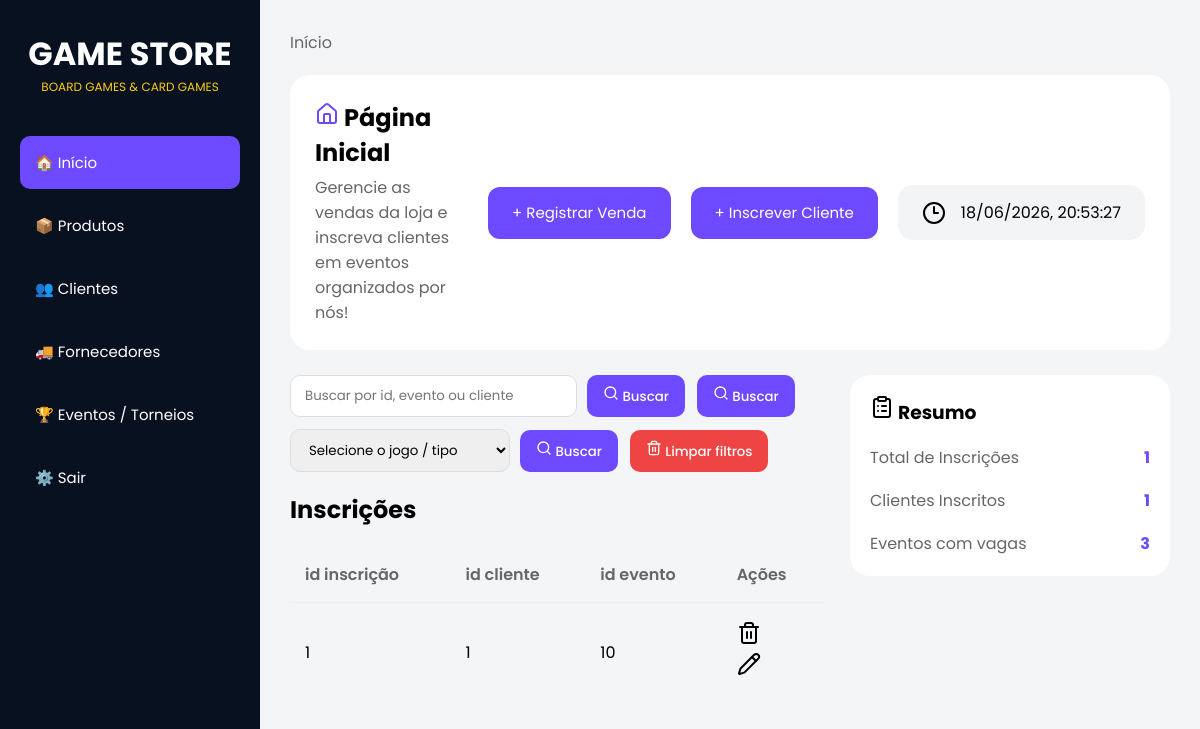
Before: / with the older database file.
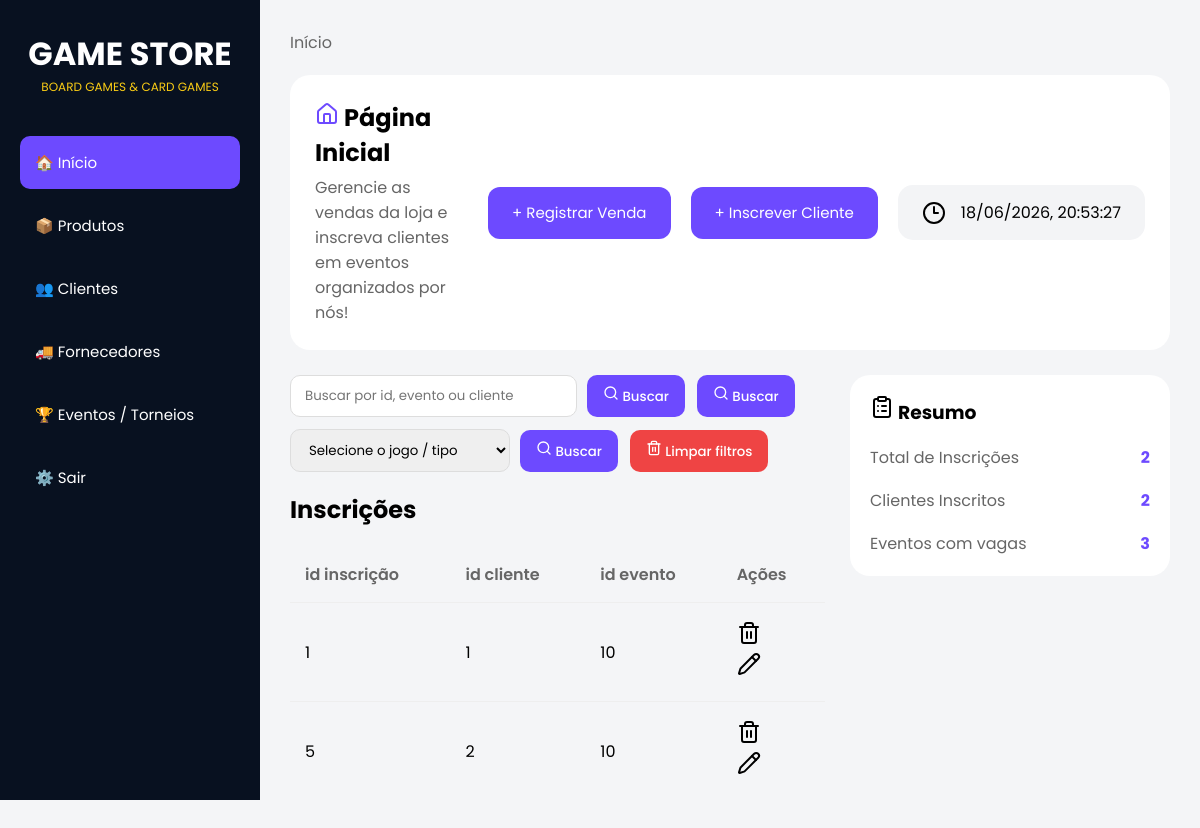
After: the same page with the newer database file.
### tables this page shows
CREATE TABLE inscricoes (
            id INTEGER PRIMARY KEY AUTOINCREMENT,
            id_cliente INTEGER NOT NULL,
            id_evento INTEGER NOT NULL
        );

### routes.py (the view)
@app.route("/")
def home():
    criar_tabela_inscricoes()
    lista = listar_inscricoes()
    return render_template(
        "home.html",
        inscricoes=lista,
        total_inscricoes=len(lista),
        total_clientes=total_clientes_inscritos(),
        eventos_abertos=total_eventos_com_vagas(),
        modo_insc="criar",
        modo_vnd="criar",
    )

### database.py (called while the page is built)
def conectar():
    return sqlite3.connect(CAMINHO_BANCO)

### modules/inscricoes.py (called while the page is built)
def criar_tabela_inscricoes():
    conn = conectar()
    cursor = conn.cursor()
    cursor.execute("""
        CREATE TABLE IF NOT EXISTS inscricoes (
            id INTEGER PRIMARY KEY AUTOINCREMENT,
            id_cliente INTEGER NOT NULL,
            id_evento INTEGER NOT NULL
        )
""")
    conn.commit()
    conn.close()

def listar_inscricoes():
    conn = conectar()
    cursor = conn.cursor()
    cursor.execute("SELECT * FROM inscricoes")
    inscricoes = cursor.fetchall()
    conn.close()
    return inscricoes

def contar_inscricoes(id_evento): #diz quantos inscritos em tal evento
    conn = conectar()
    cursor = conn.cursor()
    cursor.execute("""
        SELECT COUNT(*)
        FROM inscricoes
        WHERE  id_evento = ?""", (id_evento,))
    quantidade = cursor.fetchone()[0]
    conn.commit()
    conn.close()
    return quantidade

def total_clientes_inscritos():
    conn = conectar()
    cursor = conn.cursor()
    cursor.execute("""
        SELECT COUNT(*)
        FROM inscricoes
    """)
    total = cursor.fetchone()[0]
    conn.close()
    return total

def total_eventos_com_vagas():
    conn = conectar()
    cursor = conn.cursor()
    cursor.execute("""
        SELECT id, vagas
        FROM eventos
    """)
    eventos = cursor.fetchall()
    total = 0
    for evento in eventos:
        id_evento = evento[0]
        vagas = evento[1]
        inscritos = contar_inscricoes(id_evento)
        if vagas > inscritos:
            total += 1
    conn.close()
    return total

### templates/home.html (shortened to what this page needs)
<!DOCTYPE html>
<html lang="pt">
<head>
    <link rel="stylesheet" href="{{ url_for('static', filename='home.css') }}" />
</head>
<body>
    <div class="sidebar">
        <div class="logo">
            <h1>GAME STORE</h1>
            <p>BOARD GAMES & CARD GAMES</p>
        </div>
        <div class="menu">
            <a href="/" class="active">🏠 Início</a>
            <a href="/produtos">📦 Produtos</a>
            <a href="/clientes">👥 Clientes</a>
            <a href="/fornecedores">🚚 Fornecedores</a>
            <a href="/eventos">🏆 Eventos / Torneios</a>
            <a href="#">⚙️ Sair</a>
        </div>
    </div>
    <div class="main">
        <div class="breadcrumb">
            <a href="/">Início</a>
        </div>
        <section class="topo">
            <div class="titulo-subt">
                <h1><i data-lucide="house" class="lucide-house"></i> Página Inicial</h1>
                <p>Gerencie as vendas da loja e inscreva clientes em eventos organizados por nós!</p>
            </div>
            <div class="botoes-titulo">
                <button class="btn-top" onclick="toggleFormularioVenda()">
                    + Registrar Venda
                </button>
            </div>
            <div class="botoes-titulo">
                <button class="btn-top" onclick="toggleFormularioInscricao()">
                    + Inscrever Cliente
                </button>
            </div>
            <div class="data">
                <i data-lucide="clock-3"></i>
                <time id="data-hora" class="data-textos"></time>
            </div>
        </section>
        <section class="content">
            <div class="inscricoes">
                        <div class="filtros">
          <form action="/inscricoes/busca" method="POST" class="form-busca">
            <input type="text" name="busca" placeholder="Buscar por id, evento ou cliente" required>
            <button type="submit" class="btn-filter"><i data-lucide="search" class="lucide-btn"></i> Buscar</button>
          </form>
            <button type="submit" class="btn-filter"><i data-lucide="search" class="lucide-btn"></i> Buscar</button>
            <form action="/inscricoes/busca-tipo" method="POST" class="form-busca">
            <select name="tipo" class="tipos-select" required>
              <option value="" disabled selected>Selecione o jogo / tipo</option>
            </select>
            <button type="submit" class="btn-filter"><i data-lucide="search" class="lucide-btn"></i> Buscar</button>
          </form>
          <form class="form-nofiltros" action="/">
            <button type="submit" class="btn-clear"><i data-lucide="trash-2" class="lucide-btn"></i> Limpar
              filtros</button>
          </form>
        </div>
                <table class="tabela-inscricoes">
                    <thead>
                        <h2>Inscrições</h2>
                        <tr>
                            <th>id inscrição</th>
                            <th>id cliente</th>
                            <th>id evento</th>
                            <th>Ações</th>
                        </tr>
                    </thead>
                    <tbody>
                        {% for inscricao in inscricoes %}
                        <tr>
                            <td>{{inscricao [0]}}</td>
                            <td>{{inscricao [1]}}</td>
                            <td>{{inscricao [2]}}</td>
                            <td id="acoes">
                                <form action="/inscricoes/excluir/{{ inscricao [0] }}" method="POST">
                                    <button type="submit"><i data-lucide="trash-2"></i></button>
                                </form>
                                <form action="/inscricoes/editar/{{ inscricao [0] }}" method="GET">
                                    <button type="submit"><i data-lucide="pencil"></i></button>
                                </form>
                            </td>
                        </tr>
                        {% endfor %}
                    </tbody>
                </table>
            </div>
            <aside class="barra-direita">
                <div class="card">
                    <h3><i data-lucide="clipboard-list"></i> Resumo</h3>
                    <div class="info">
    <span>Total de Inscrições</span>
    <strong>{{ total_inscricoes }}</strong>
</div>
<div class="info">
    <span>Clientes Inscritos</span>
    <strong>{{ total_clientes }}</strong>
</div>
<div class="info">
    <span>Eventos com vagas</span>
    <strong>{{ eventos_abertos }}</strong>
</div>
                </div>
            </aside>
        </section>
</body>
</html>

### static/home.css (style rules this page uses)
* { margin: 0; padding: 0; box-sizing: border-box; font-family: "Poppins", sans-serif; }
body { background: #f4f5f7; display: flex; }
.sidebar { width: 260px; height: 100vh; background: #081120; color: white; padding: 30px 20px; position: fixed; }
.logo { text-align: center; margin-bottom: 40px; }
.logo h1 { font-size: 32px; }
.logo p { color: #facc15; font-size: 12px; }
.menu { display: flex; flex-direction: column; gap: 10px; }
.menu a { text-decoration: none; color: white; padding: 15px; border-radius: 10px; transition: 0.3s; font-size: 15px; }
.active { background: #6d4aff; }
.main { margin-left: 260px; width: 100%; padding: 30px; }
.breadcrumb { margin-bottom: 20px; }
.breadcrumb a { text-decoration: none; color: #666; }
.topo { display: flex; align-items: center; gap: 20px; background: white; padding: 25px; border-radius: 20px; margin-bottom: 25px; width: 100%; }
.titulo-subt { flex: 1; align-items: center; }
.titulo-subt h1 { margin-bottom: 5px; }
.titulo-subt p { color: #666; }
.lucide-house { color: #6d4aff; }
.botoes-titulo { display: flex; gap: 10px; }
.btn-top { height: 52px; padding: 0 24px; border: none; border-radius: 12px; font-size: 15px; cursor: pointer; transition: 0.3s; background: #6d4aff; color: white; }
.data { display: flex; align-items: center; gap: 15px; background: #f3f4f6; padding: 15px 24px; border-radius: 15px; }
.filtros { display: flex; flex-wrap: wrap; gap: 12px; margin-bottom: 20px; align-items: center; }
.form-busca, .form-nofiltros { display: flex; gap: 10px; align-items: center; }
.form-busca input, .tipos-select { padding: 10px 14px; border: 1px solid #ddd; border-radius: 10px; min-width: 220px; }
.btn-filter, .btn-clear { border: none; border-radius: 10px; padding: 10px 16px; cursor: pointer; font-weight: 500; transition: 0.3s; }
.btn-filter { background: #6d4aff; color: white; }
.btn-clear { background: #ef4444; color: white; }
.lucide-btn { width: 16px; height: 16px; }
.content { display: flex; gap: 25px; }
.inscricoes { flex: 1; }
.tabela-inscricoes { width: 100%; border-collapse: collapse; margin-top: 20px; }
.tabela-inscricoes th { text-align: left; color: #666; font-weight: 600; padding: 15px; }
.tabela-inscricoes td { padding: 18px 15px; border-top: 1px solid #eee; }
.tabela-inscricoes td form button { background: none; border: none; cursor: pointer; font-size: 16px; }
.info { display: flex; justify-content: space-between; margin-top: 18px; }
.info span { color: #666; }
.info strong { color: #6d4aff; }
.barra-direita { width: 320px; }
.card { background: white; border-radius: 20px; padding: 20px; margin-bottom: 20px; }
.card h3 { margin-bottom: 15px; }

Changed rows visible on the page:
added inscricoes: id "5", id_cliente "2", id_evento "10"
Other visible differences:
{{ total_inscricoes }}: "1" → "2"
{{ total_clientes }}: "1" → "2"
